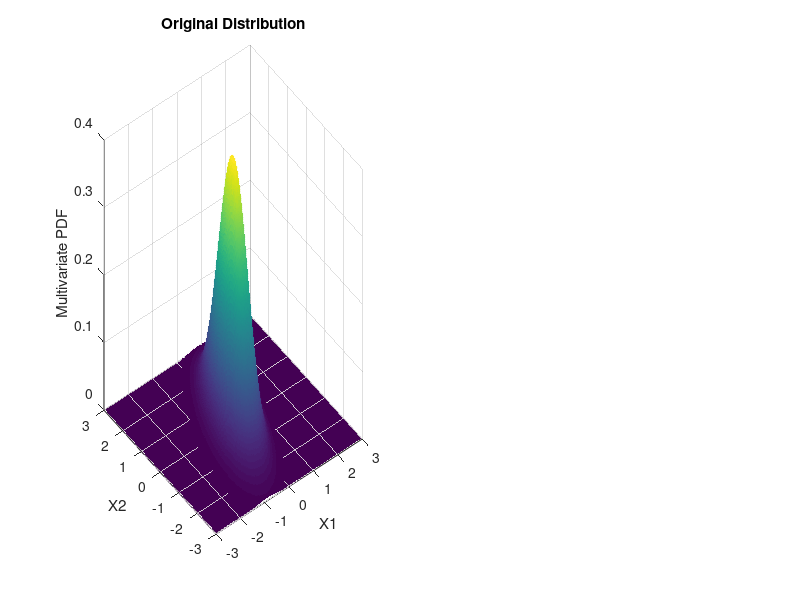

Source code (MATLAB): (Note: this script raises an error after producing the figure.)
m = 50;
mu = [0 0];
Sigma = [0.25 0.3; 0.3 1];
x1 = -3:0.02:3;
x2 = -3:0.02:3;
[X1,X2] = meshgrid(x1,x2);
X = [X1(:) X2(:)];
y = mvnpdf(X,mu,Sigma);
y = reshape(y,length(x2),length(x1));
subplot(1,2,1)
surf(x1,x2,y,'EdgeColor','interp','EdgeAlpha',1)
title('Original Distribution')
xlabel('X1')
ylabel('X2')
zlabel('Multivariate PDF')

%% Parzen 
mu = [0 0];
Sigma = [0.25 0.3; 0.3 1];
n = 50; 
X_sampled = mvnrnd(mu, Sigma, n);
h = 1.55;
V = h/n;
pn = zeros(size(X,1),1);
Estimated_density = zeros(size(X,1),1);
for i = 1:size(X,1)
    x = X(i,:);
    sum = 0;
    for j = 1:n
        sum = sum + 1/V * parzen_win((x-X_sampled(j,:))/h);
    end
    pn = 1/n * sum;
    Estimated_density(i) = pn;
end
subplot(1,2,2)
Estimated_density = reshape(Estimated_density,length(x2),length(x1));
surf(x1,x2,Estimated_density,'EdgeColor','interp','EdgeAlpha',1)
title('Estimated Density')
xlabel('X1')
ylabel('X2')
zlabel('Estimated Multivariate PDF')

    


    
    
    
    
    

    
    